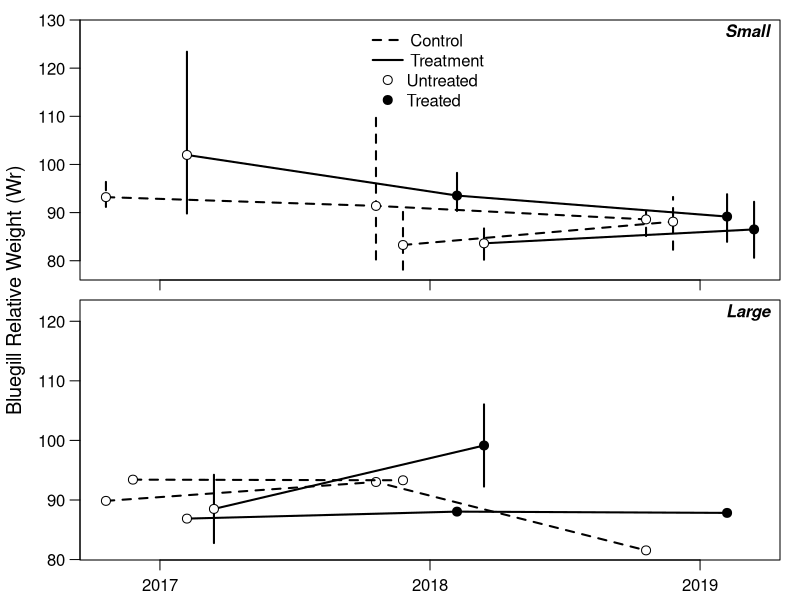

Write R code to recreate this figure.

dat = read.csv("blue_output.csv")
dat$new = ifelse(dat$lake %in% c("drummond3", "lm", "promise", "mark"), 1, 0)
dat$drop = ifelse(dat$lake %in% c("lee county lake", "barbour county lake", "washington county lake"), 1, 0)

yvar = "wr"

datsub = dat[,c("year", "type", "times_treat", "size_class", "new", "drop", yvar)]

library(dplyr)

plot_dat_sml = datsub %>% filter(size_class == "small") %>%
  group_by(year, type, new, times_treat) %>%
  summarize(
    mn = mean(wr, na.rm = T),
    lwr = quantile(wr, 0.025, na.rm = T),
    upr = quantile(wr, 0.975, na.rm = T)
    ) %>% ungroup
plot_dat_big = datsub %>% filter(size_class == "big") %>%
  group_by(year, type, drop, times_treat) %>%
  summarize(
    mn = mean(wr, na.rm = T),
    lwr = quantile(wr, 0.025, na.rm = T),
    upr = quantile(wr, 0.975, na.rm = T)
    ) %>% ungroup

plot_dat_sml$year = as.numeric(plot_dat_sml$year)
plot_dat_big$year = as.numeric(plot_dat_big$year)

off_c1 = -0.2
off_c2 = off_c1/2
off_t2 = 0.2
off_t1 = off_t2/2
ppi = 600
png("blue_wr.png", h = 7 * ppi, w = 4 * ppi, res = ppi)

# small lakes
par(mfrow = c(2,1), mar = c(0.5,1,0.5,1), oma = c(1.5,3,0.5,0), cex.axis = 1, cex.lab = 1.2, mgp = c(1,0.75,0))
plot(1,1, type = "n", xlim = c(2017,2019) + range(c(off_c1, off_c2, off_t1, off_t2)), ylim = range(seq(78,130,10)),
     xaxt = "n", las = 1, ylab = "")
usr = par("usr"); xdiff = usr[2] - usr[1]; ydiff = usr[4] - usr[3]
text(x = usr[2] - xdiff * 0, y = usr[4] - ydiff * 0.05, pos = 2, "Small", font = 4)

# controls (not new entries)
ind = c(1,3,7)
lines(mn ~ I(year + off_c1), data = plot_dat_sml[ind,], lwd = 2, lty = 2, type = "l")
with(plot_dat_sml[ind,], segments(I(year + off_c1), lwr, I(year + off_c1), upr, lty = 2, lwd = 2))
points(mn ~ I(year + off_c1), data = plot_dat_sml[ind,], pch = 21, bg = "white", cex = 1.2)

# treats (not new entries)
ind = c(2,6,10)
lines(mn ~ I(year + off_t1), data = plot_dat_sml[ind,], lwd = 2, type = "l")
with(plot_dat_sml[ind,], segments(I(year + off_t1), lwr, I(year + off_t1), upr, lwd = 2))
points(mn ~ I(year + off_t1), data = plot_dat_sml[ind,], pch = 21, bg = c("white", "black", "black"), cex = 1.2)

# controls (new entry 2018)
ind = c(4,8)
lines(mn ~ I(year + off_c2), data = plot_dat_sml[ind,], lwd = 2, lty = 2, type = "l")
with(plot_dat_sml[ind,], segments(I(year + off_c2), lwr, I(year + off_c2), upr, lty = 2, lwd = 2))
points(mn ~ I(year + off_c2), data = plot_dat_sml[ind,], pch = 21, bg = "white", cex = 1.2)

# treats (new entry 2018)
ind = c(5,9)
lines(mn ~ I(year + off_t2), data = plot_dat_sml[ind,], lwd = 2, type = "l")
with(plot_dat_sml[ind,], segments(I(year + off_t2), lwr, I(year + off_t2), upr, lwd = 2))
points(mn ~ I(year + off_t2), data = plot_dat_sml[ind,], pch = 21, bg = c("white", "black"), cex = 1.2)

axis(side = 1, at = 2017:2019, labels = rep("", 3))
legend("top", legend = c("Control", "Treatment", "Untreated", "Treated"),
       pch = c(NA, NA, 21, 21), pt.cex = c(NA, NA, 1.2, 1.2), pt.bg = c(NA, NA, "white", "black"),
       bty = "n", lty = c(2,1,NA,NA), lwd = c(2,2,NA,NA), x.intersp = c(0.5, 0.5, 0.25, 0.25))

# big lakes
plot_dat_big
plot(1,1, type = "n", xlim = c(2017,2019) + range(c(off_c1, off_c2, off_t1, off_t2)), ylim = range(plot_dat_big[,c("lwr", "upr")]) * c(1, 1.15),
     xaxt = "n", las = 1, ylab = "")
usr = par("usr"); xdiff = usr[2] - usr[1]; ydiff = usr[4] - usr[3]
text(x = usr[2] - xdiff * 0, y = usr[4] - ydiff * 0.05, pos = 2, "Large", font = 4)
# controls (not new entries)
ind = c(1,5,9)
lines(mn ~ I(year + off_c1), data = plot_dat_big[ind,], lwd = 2, lty = 2, type = "l")
with(plot_dat_big[ind,], segments(I(year + off_c1), lwr, I(year + off_c1), upr, lty = 2, lwd = 2))
points(mn ~ I(year + off_c1), data = plot_dat_big[ind,], pch = 21, bg = "white", cex = 1.2)

# treats (not new entries)
ind = c(3,7,10)
lines(mn ~ I(year + off_t1), data = plot_dat_big[ind,], lwd = 2, type = "l")
with(plot_dat_big[ind,], segments(I(year + off_t1), lwr, I(year + off_t1), upr, lwd = 2))
points(mn ~ I(year + off_t1), data = plot_dat_big[ind,], pch = 21, bg = c("white", "black", "black"), cex = 1.2)

# controls (new entry 2018)
ind = c(2,6)
lines(mn ~ I(year + off_c2), data = plot_dat_big[ind,], lwd = 2, lty = 2, type = "l")
with(plot_dat_big[ind,], segments(I(year + off_c2), lwr, I(year + off_c2), upr, lty = 2, lwd = 2))
points(mn ~ I(year + off_c2), data = plot_dat_big[ind,], pch = 21, bg = "white", cex = 1.2)

# treats (new entry 2018)
ind = c(4,8)
lines(mn ~ I(year + off_t2), data = plot_dat_big[ind,], lwd = 2, type = "l")
with(plot_dat_big[ind,], segments(I(year + off_t2), lwr, I(year + off_t2), upr, lwd = 2))
points(mn ~ I(year + off_t2), data = plot_dat_big[ind,], pch = 21, bg = c("white", "black"), cex = 1.2)

axis(side = 1, at = 2017:2019, labels = 2017:2019)
mtext(side = 2, outer = T, "Bluegill Relative Weight (Wr)", line = 1.75, cex = 1.2) 
dev.off()
